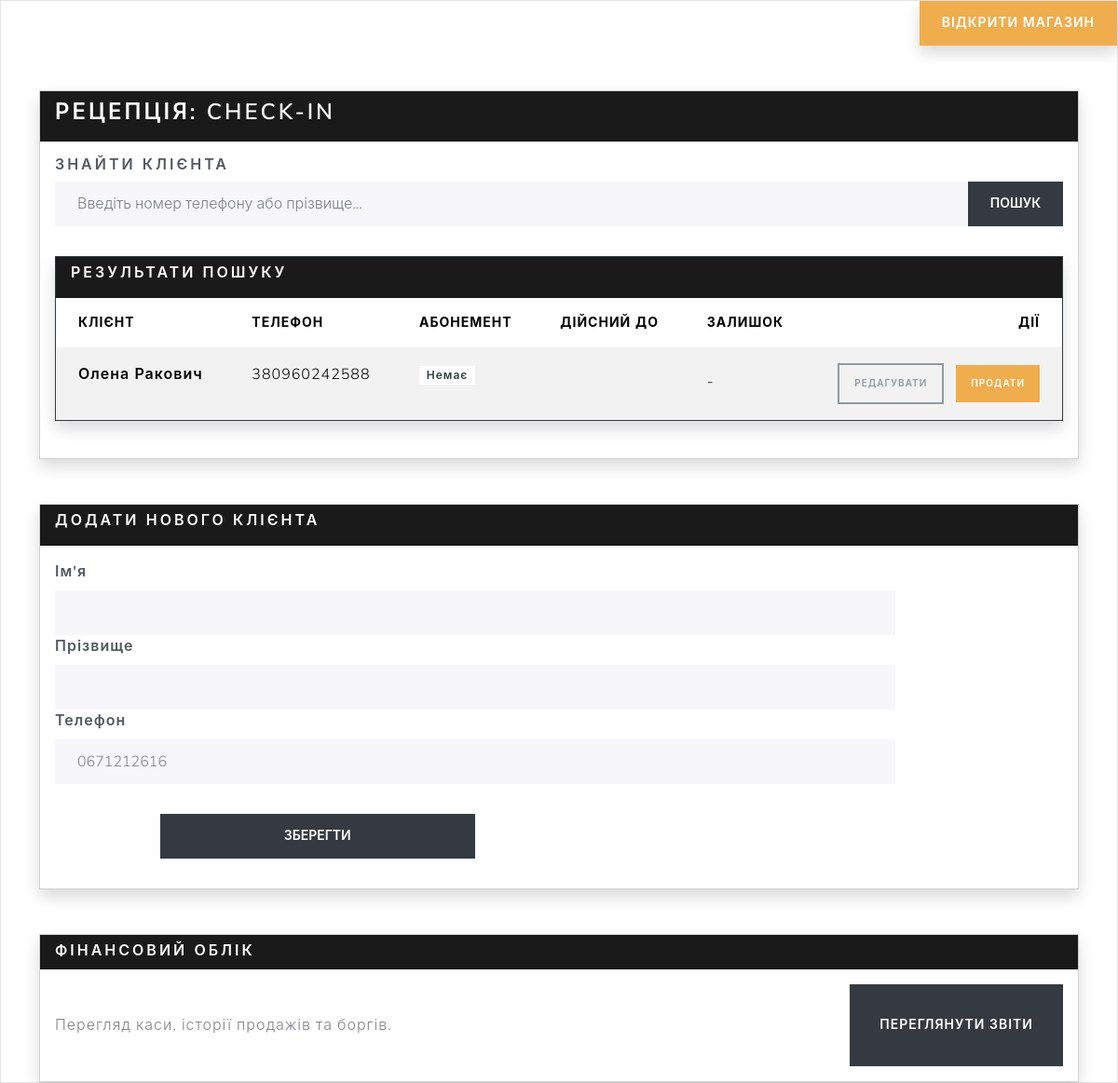
Screenshot of /check_in?query=380960242588 (signed in) with the database file from the repository.
### clients/models.py (models this page shows, shortened)
class Client(models.Model):
     firstname=models.CharField(max_length=255, verbose_name=" Ім'я клієнта: ")
     lastname=models.CharField(max_length=255, verbose_name=" Прізвище клієнта:")
     phone=models.CharField(max_length=12,unique=True,verbose_name="Телефон:")
     trainer=models.ForeignKey(Trainer ,on_delete=models.SET_NULL,null=True,blank=True,verbose_name="Тренер")
     @property
     def active_abonement(self):
        for abonement in self.clientabonement_set.all():
            if abonement.is_active:
                return abonement
        return None
     class Meta:
         verbose_name ="Клієнт"
         verbose_name_plural ="Клієнти"

### attendance/views.py (the view, shortened to what this page needs)
# urls.py: path('check_in',check_in, name='check_in_page'),
@login_required(login_url='/admin/login/')
def check_in(request):
   product=Product.objects.all()
   search_query=request.GET.get('query')
   clients_result = None
   if search_query:
      clients_result=Client.objects.filter(
         Q(phone__icontains=search_query)|
         Q(lastname__icontains=search_query) |
         Q(firstname__icontains=search_query)
      )
   return render(request, 'check_in.html',{
                    'clients':clients_result,
                    'product': product
                  })

### abonements/models.py (called while the page is built)
    @property
    def is_active(self):
        today=timezone.now().date()
        is_date_active=self.start_date <= today <= self.end_date
        has_visits=True
        if self.abonement.visit_count > 0:
            has_visits=self.visits_left > 0
        return is_date_active and has_visits

### templates/check_in.html (shortened to what this page needs)
<!DOCTYPE html>
<html>
<head>
    <link rel="stylesheet" href="https://cdn.jsdelivr.net/npm/bootswatch@5.3.0/dist/lux/bootstrap.min.css">
</head>
<body class="bg-light">
  <div class="d-flex justify-content-end mb-3">
    <a href="{% url 'shop_page' %}" class="btn btn-warning shadow fw-bold">
        ВІДКРИТИ МАГАЗИН
    </a>
</div>
    <div class="container mt-5">
        <div class="card shadow">
            <div class="card-header bg-primary text-white">
                <h3> Рецепція: Check-in</h3>
            </div>
            <div class="card-body">
                <h5 class="card-title">Знайти клієнта</h5>
                <form method="get">
                    <div class="input-group mb-3">
                        <input type="text" class="form-control" placeholder="Введіть номер телефону або прізвище..."
                            name="query">
                        <button class="btn btn-dark" type="submit">Пошук</button>
                    </div>
                </form>
                {% if clients %}
                <div class="card shadow mb-4 border-dark">
                    <div class="card-header bg-primary text-light">
                        <h5>Результати пошуку</h5>
                    </div>
                    <div class="card-body p-0">
                        <div class="table-responsive">
                            <table class="table table-striped mb-0">
                                <thead class="table-yellow">
                                    <tr>
                                        <th class="py-3 ps-4">Клієнт</th>
                                        <th class="py-3">Телефон</th>
                                        <th class="py-3">Абонемент</th>
                                        <th class="py-3">Дійсний    до</th>
                                        <th class="py-3">Залишок</th>
                                        <th class="py-3 text-end pe-4">Дії</th>
                                    </tr>
                                </thead>
                                <tbody>
                                    {% for client in clients %}
                                     <tr>
                                        <td class="py-3 ps-4 fw-bold">{{ client.firstname }} {{ client.lastname }}</td>
                                        <td class="py-3">{{ client.phone }}</td>
                                        <td class="py-3">
                                            {% if client.active_abonement %}
                                            <span class="badge bg-primary text-wrap" style="width: 6rem;">
                                                {{ client.active_abonement.abonement.name }}
                                            </span>
                                            {% else %}
                                            <span class="badge bg-secondary">Немає</span>
                                            {% endif %}
                                        </td>
                                        <td class="py-3">
                                        </td>
                                        <td>
                                            {% if client.active_abonement %}
                                            {% if client.active_abonement.visits_left > 0 %}
                                            <strong
                                                class="text-primary">{{client.active_abonement.visits_left}}</strong>
                                            {% else %}
                                            <span class="text-primary">Немає </span>
                                            {% endif %}
                                            {% else %}
                                            -
                                            {% endif %}
                                        </td>
                                        <td class="py-3 text-end pe-4">
                                            {% if client.active_abonement %}
                                            <a href="{% url 'edit_client' client.id %}"
                                            class="btn btn-outline-secondary btn-sm me-2 text-nowrap">Редагувати</a>
                                            <a href="{% url 'process_check_in' client.id %}"
                                                class="btn btn-success btn-sm text-nowrap">Відмітити</a>
                                            {% else %}
                                            <a href="{% url 'edit_client' client.id %}"
                                            class="btn btn-outline-secondary btn-sm me-2 text-nowrap">Редагувати</a>
                                            <a href="{% url 'sell_membership' client.id %}"
                                                class="btn btn-warning btn-sm text-nowrap">Продати</a>
                                            {% endif %}
                                        </td>
                                     </tr>
                                    {% endfor %}
                                </tbody>
                            </table>
                        </div>
                    </div>
                </div>
                {% endif %}
            </div>
        </div>
    </div>
    <div class="container mt-5">
        <div class="card shadow mb-5">
            <div class="card-header bg-primary text-white">
                <h5>Додати нового клієнта</h5>
            </div>
            <div class="card-body">
                <form method="post">
                    <div class="table table-hover">
                        <div class="col-md-10">
                            <label class="form-label fw-bold">Ім'я</label>
                            <input type="text" class="form-control" name="firstname" required>
                        </div>
                        <div class="col-md-10">
                            <label class="form-label fw-bold">Прізвище</label>
                            <input type="text" class="form-control" name="lastname" required>
                        </div>
                        <div class="col-md-10">
                            <label class="form-label fw-bold">Телефон</label>
                            <input type="text" class="form-control" placeholder= 0671212616 name="phone" required>
                        </div>
                        <div class="col-md-5 text-end">
                            <label class="form-label d-block">&nbsp;</label> <button class="btn btn-dark w-75"
                                type="submit">Зберегти</button>
                        </div>
                    </div>
                </form>
            </div>
        </div>
    </div>
 <div class="container mt-5">
        <div class="card shadow">
            <div class="card-header bg-primary text-white">
                <h5 class="m-0"> Фінансовий облік</h5>
            </div>
            <div class="card-body">
                <div class="d-flex justify-content-between align-items-center">
                    <div>
                        <p class="card-text text-muted mb-0">Перегляд каси, історії продажів та боргів.</p>
                    </div>
                    <a href="/reports" class="btn btn-dark btn-lg">
                        Переглянути звіти
                    </a>
                </div>
            </div>
        </div>
    </div>
</body>
</html>

### rows the page displays
Client: firstname "Олена", lastname "Ракович", phone "380960242588", shows "Немає", shows "РЕДАГУВАТИ"
